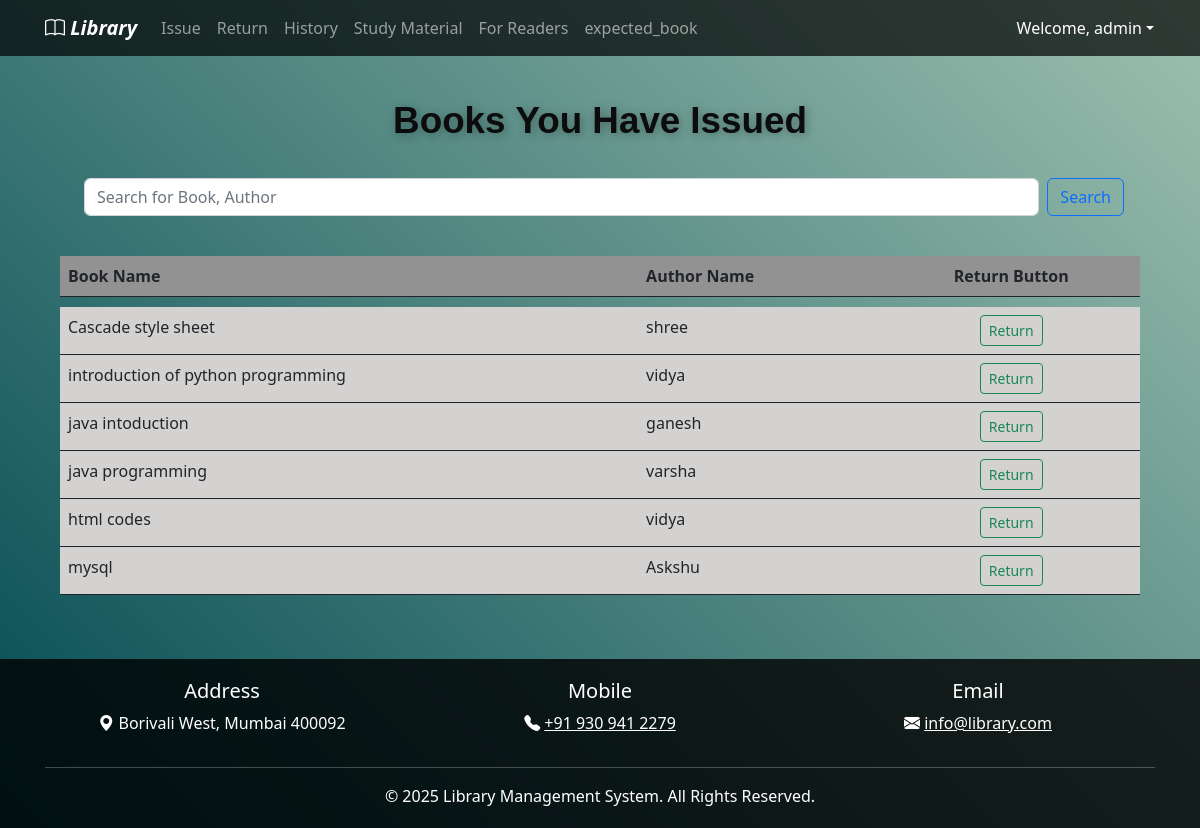
The app's page /return_item (signed in), older data.
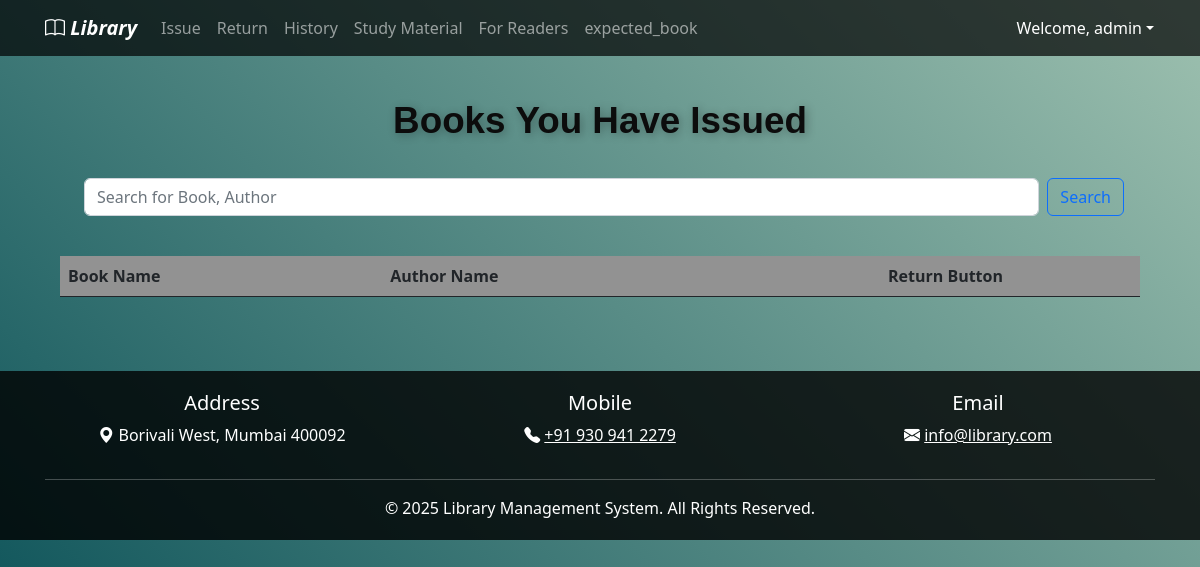
The same page, newer data.
### elibrary_app/models.py (models this page shows, shortened)
class Book(models.Model):
    book_name = models.CharField(max_length=150)
    author_name = models.CharField(max_length=200)
    quantity = models.IntegerField(default=1)
    subject = models.CharField(max_length=2000)
    book_add_time = models.DateTimeField(default=timezone.now)  # Changed to DateTimeField for both date and time
    book_add_date = models.DateField(default=date.today)
    class Meta:
        constraints = [
            models.UniqueConstraint(fields=["book_name", "author_name"], name="unique_book_author")  # Replaced unique_together with UniqueConstraint
        ]

### elibrary_app/views.py (the view, shortened to what this page needs)
# urls.py: path("return_item", views.return_item, name="return_item"),  # Return item page
@login_required(login_url=reverse_lazy("login"))
def return_item(request):
    my_items = IssuedItem.objects.filter(user_id=request.user, return_date__isnull=True).values_list("book_id")
    books = Book.objects.filter(id__in=my_items)
    return render(request, "return_item.html", {"books": books})

### elibrary_app/templates/return_item.html (shortened to what this page needs)
{% extends 'base.html' %}
{% load static %}
{% block content %}
<center>
<div class="container mt-4">
    <div class="col-md-12">
        <div class="library-title">
            <span class="word">Books</span>
            <span class="word">You</span>
            <span class="word">Have</span>
            <span class="word">Issued</span>
        </div>
    </div>
</div>
    <div class="input-group container">
        <form class="d-flex search-form w-100 mx-3" method="get" action="/searchproductreturn/">
            <input type="search" name="q" class="form-control search-input mx-2" placeholder="Search for Book, Author">
            <button class="btn btn-outline-primary" type="submit">Search</button>
          </form>
    </div>
</center>
<div class="container">
<br>
   <table class="table" style="border: none;">
      <thead class="thead-dark">
        <tr style="background-color: rgb(146, 146, 146);">
            <th scope="col">Book Name</th>
            <th scope="col">Author Name</th>
            <th scope="col" class="text-center">Return Button</th>
         </tr>
      </thead>
      <tr style="height: 10px;"></tr>
      <tbody id="table_data">
         {% for book in books %}
         <tr style="background-color: rgb(212, 209, 209);">
            <td>{{ book.book_name }}</td>
            <td>{{ book.author_name }}</td>
            <td class="text-center">
               <form action="{% url 'return_item' %}" aria-controls="rounded" method="POST">
                  <button type="submit" class="btn btn-outline-success btn-sm">
                     Return
                  </button>
               </form>
            </td>
         </tr>
         {% endfor %}
      </tbody>
   </table>
</div>
{% endblock %}

### elibrary_app/templates/base.html (shortened to what this page needs)
{% load static %}
<!DOCTYPE html>
<html lang="en">
<head>
   <link rel="stylesheet" type="text/css" href="{% static 'css/style.css' %}">
   <link href="https://cdn.jsdelivr.net/npm/bootstrap@5.2.3/dist/css/bootstrap.min.css" rel="stylesheet">
   <link rel="stylesheet" href="https://cdn.jsdelivr.net/npm/bootstrap-icons/font/bootstrap-icons.css">
</head>
<body>
   <nav class="navbar navbar-expand-lg navbar-dark">
       <div class="container">
           <a class="navbar-brand" href="{% url 'home' %}"><i class="bi bi-book"></i>&nbsp;<i>Library</i></a>
           <div class="collapse navbar-collapse" id="navbarNav">
               <ul class="navbar-nav me-auto">
                   {% if user.is_authenticated %}
                   <li class="nav-item"><a class="nav-link" href="{% url 'issue_item' %}">Issue</a></li>
                   <li class="nav-item"><a class="nav-link" href="{% url 'return_item' %}">Return</a></li>
                   <li class="nav-item"><a class="nav-link" href="{% url 'history' %}">History</a></li>
                   <li class="nav-item"><a class="nav-link" href="{% url 'study_material_list' %}">Study Material</a></li>
                   <li class="nav-item"><a class="nav-link" href="{% url 'readers' %}">For Readers</a></li>
                   <li class="nav-item"><a class="nav-link" href="{% url 'expected_book' %}">expected_book</a></li>
                   {% endif %}
               </ul>
               {% if user.is_authenticated %}
               <div class="dropdown nav-item" >
                <button class="btn  nav-link"  type="button" >
                    <a class="nav-link dropdown-toggle" href="#" role="button" data-bs-toggle="dropdown" style="color:var(--bs-navbar-brand-color)">Welcome, {{ request.user.username }}</a>
                    </button>
              </div>
            </div>
               {% endif %}
           </div>
   </nav>
   <div class="container py-5">
       {% block content %}{% endblock %}
   </div>
   <footer class="footer text-center text-white">
       <div class="container">
           <div class="row">
               <div class="col-md-4"><h5>Address</h5><p><i class="bi bi-geo-alt-fill"></i> Borivali West, Mumbai 400092</p></div>
               <div class="col-md-4 "><h5>Mobile</h5><p><i class="bi bi-telephone-fill"></i>
                <a href="tel: +91 930 941 2279"  class="text-white"> +91 930 941 2279</a></p></div>
               <div class="col-md-4"><h5>Email</h5><p><i class="bi bi-envelope-fill"></i>
            <a href="mailto:info@library.com" class="text-white">info@library.com</a>
            </p></div>
           </div>
           <hr class="bg-light">
           <p class="mb-0">&copy; 2025 Library Management System. All Rights Reserved.</p>
       </div>
   </footer>
</body>
</html>

### elibrary_app/static/css/style.css (style rules this page uses)
body { background: linear-gradient(45deg, #024b53,#9dc0af); background-repeat: no-repeat; background-attachment: fixed; color: white; }
.navbar { background: rgba(0, 0, 0, 0.7) !important; }
.navbar-brand { font-weight: bold; font-size: 1.5rem; }
.footer { background: rgba(0, 0, 0, 0.8); padding: 20px 0; }
.library-title { margin-top: -6%; text-align: center; color: rgb(12, 12, 12); padding: 30px; font-family: 'Poppins', sans-serif; transition: transform 0.3s ease-in-out; display: flex; justify-content: center; gap: 10px; }
.word { font-size: 2.3rem; font-weight: bold; text-shadow: 2px 2px 10px rgba(0, 0, 0, 0.3); opacity: 0; transform: translateY(20px); animation: wordFade 1s ease-in-out forwards; }
.word:nth-child(1) { animation-delay: 0.3s; }
.word:nth-child(2) { animation-delay: 0.6s; }
.word:nth-child(3) { animation-delay: 0.9s; }
.word:nth-child(4) { animation-delay: 1.2s; }
table { border-collapse: separate; border-spacing: 0 10px; }

### elibrary_app/templates/return_item.html (style rules this page uses)
table { border-collapse: collapse; border-spacing: 0; border-radius: 10px; width: 100%; border: 1px solid #ddd; }
th, td { text-align: left; padding: 16px; }
tr:nth-child(odd) { background-color: #ffffff; }
.container { width: 100%; padding-right: 15px; padding-left: 15px; margin-right: auto; margin-left: auto; }
.input-group { width: 100%; margin-bottom: 1rem; }

Row changes from the older to the newer data that the page shows:
removed Book: book_name "Cascade style sheet", author_name "shree"
removed Book: book_name "introduction of python programming", author_name "vidya"
removed Book: book_name "java intoduction", author_name "ganesh"
removed Book: book_name "java programming", author_name "varsha"
removed Book: book_name "html codes", author_name "vidya"
removed Book: book_name "mysql", author_name "Askshu"
